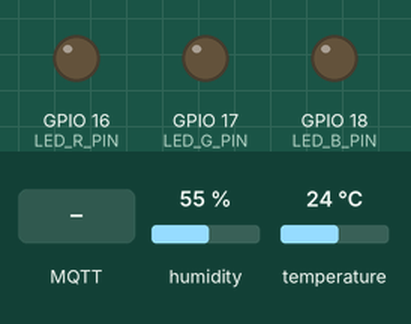
Recording of a sketch running on a simulated ESP32. Shown: output pins drawn as LEDs (lit = HIGH). The inputs (shaded band) are chosen by the test bench; at power-on: temperature 24 °C, humidity 55 %. WiFi joins after 1.5 s; servers stay silent unless stated; no MQTT or app messages arrive unless stated; what the sketch prints to the serial monitor is not drawn.

Above: at 2.7 s.
2.8 s: MQTT message "red" arrives on the first subscribed topic
At 4.1 s:
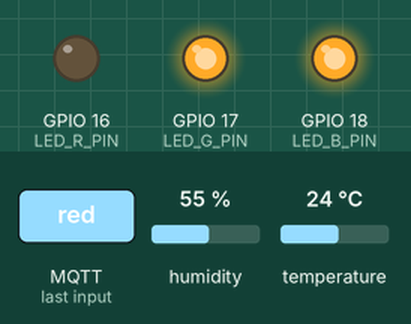
11.5 s: temperature set to 27 °C
At 20.4 s:
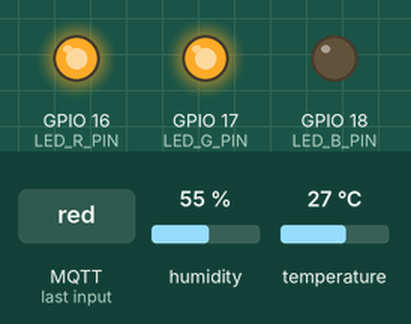
21.5 s: MQTT message "green" arrives on the first subscribed topic
At 21.9 s:
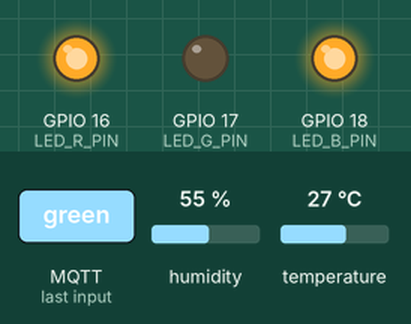
31.5 s: temperature set to 31 °C
At 40.5 s:
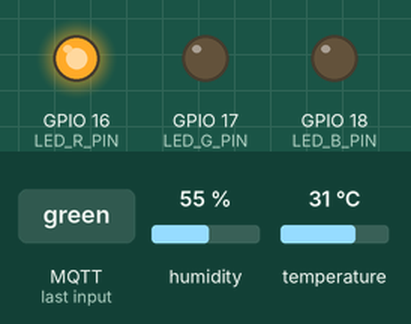
41.5 s: MQTT message "yellow" arrives on the first subscribed topic
At 41.9 s:
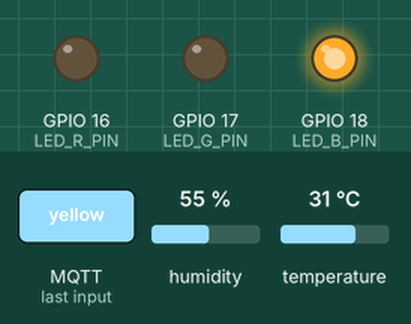
51.5 s: MQTT message "off" arrives on the first subscribed topic
At 51.9 s:
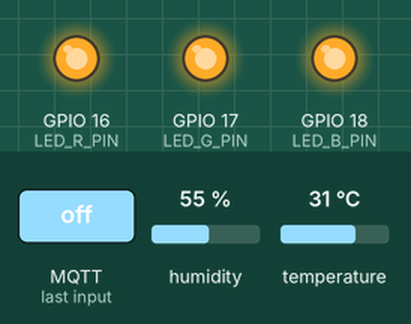
Timing chart, 0 to 61.5 s (numbered marks = the images above; inputs shaded):
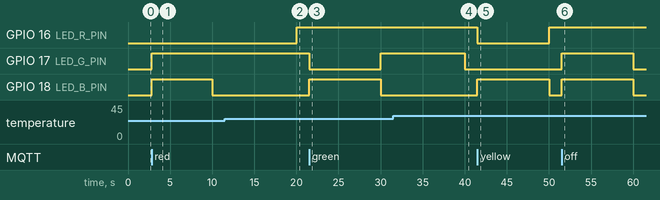

Measured:
- the behaviour switches between 25 and 26 °C on temperature (found by bisection; images 1 and 2)
- the behaviour switches between 29 and 30 °C on temperature (found by bisection; images 3 and 4)
- after the input at 2.8 s, GPIO 17 (LED_G_PIN): LOW → HIGH after 0.00 s instead of 7.2 s; GPIO 18 (LED_B_PIN): LOW → HIGH at once, → LOW 7.2 s later
- after the input at 11.5 s, GPIO 16 (LED_R_PIN): LOW → HIGH after 8.5 s
- after the input at 21.5 s, GPIO 17 (LED_G_PIN): HIGH → LOW at once, → HIGH 8.5 s later; GPIO 18 (LED_B_PIN): LOW → HIGH at once, → LOW 8.5 s later
- after the input at 31.5 s, GPIO 17 (LED_G_PIN): HIGH → LOW after 8.5 s
- after the input at 41.5 s, GPIO 16 (LED_R_PIN): HIGH → LOW at once, → HIGH 8.5 s later; GPIO 18 (LED_B_PIN): LOW → HIGH at once, → LOW 8.5 s later
- after the input at 51.5 s, GPIO 17 (LED_G_PIN), GPIO 18 (LED_B_PIN): LOW → HIGH at once, → LOW 8.5 s later

The sketch:

main.ino
```cpp
#include <WiFi.h>
#include <DHT.h>
#include <PubSubClient.h>
#include <ArduinoJson.h>

#define LED_R_PIN 16
#define LED_G_PIN 17
#define LED_B_PIN 18
#define DHT_PIN 4
#define DHTTYPE DHT11
#define TEMP_ALARM_LOW 0.0
#define TEMP_WARN_LOW 10.0
#define TEMP_WARN_HIGH 25.0
#define TEMP_ALARM_HIGH 30.0

const char* ssid = "SIVAPRASAD";
const char* pass = "rama1234";
#define MQTT_HOST "broker.hivemq.com"
#define MQTT_PORT 1883
#define MQTT_CLIENT_ID "esp32-2793FC"
#define MQTT_TOPIC_TEMP "esp32/temperature_sensor/evt/status"
#define MQTT_TOPIC_HUMID "esp32/humidity_sensor/evt/status"
#define MQTT_TOPIC_LED_CONTROL "esp32/led_control"
#define MQTT_TOPIC_INTERVAL "esp32/set_interval"

bool manualModeActive = false;
unsigned long manualModeStartTime;
const unsigned long manualModeDuration = 5000;
DHT dht(DHT_PIN, DHTTYPE);
WiFiClient wifiClient;
PubSubClient mqtt(wifiClient);
unsigned long lastPublishTime = 0;
unsigned long publishInterval = 10000;
float humidity = 0.0;
float temperature = 0.0;

bool connectToMQTT();

void mqttCallback(char* topic, byte* payload, unsigned int length) {
    Serial.printf("Received message on topic: %s\n", topic);
    String command = "";
    for (int i = 0; i < length; i++) command += (char)payload[i];
    if (String(topic) == MQTT_TOPIC_INTERVAL) {
        DynamicJsonDocument doc(200);
        if (deserializeJson(doc, command) == DeserializationError::Ok && doc.containsKey("Interval")) {
            publishInterval = doc["Interval"].as<unsigned long>() * 1000;
            Serial.printf("Updated interval: %lu seconds\n", publishInterval / 1000);
        }
    } else {
        manualModeActive = true;
        manualModeStartTime = millis();
        if (command == "red") setColor(0, 255, 255);
        else if (command == "green") setColor(255, 0, 255);
        else if (command == "blue") setColor(255, 255, 0);
        else if (command == "yellow") setColor(0, 0, 255);
        else if (command == "off") setColor(255, 255, 255);
    }
}

void setup() {
    Serial.begin(115200);
    Serial.println("Starting ESP32 Sensor Application");
    pinMode(LED_R_PIN, OUTPUT);
    pinMode(LED_G_PIN, OUTPUT);
    pinMode(LED_B_PIN, OUTPUT);
    WiFi.mode(WIFI_STA);
    WiFi.begin(ssid, pass);
    while (WiFi.status() != WL_CONNECTED) {
        delay(500);
        Serial.print(".");
    }
    Serial.println("\nConnected to WiFi");
    dht.begin();
    mqtt.setServer(MQTT_HOST, MQTT_PORT);
    mqtt.setCallback(mqttCallback);
    if (connectToMQTT()) {
        mqtt.subscribe(MQTT_TOPIC_LED_CONTROL);
        mqtt.subscribe(MQTT_TOPIC_INTERVAL);
    }
}

bool connectToMQTT() {
    while (!mqtt.connected()) {
        Serial.print("Connecting to MQTT...");
        if (mqtt.connect(MQTT_CLIENT_ID)) {
            Serial.println("MQTT connected");
            mqtt.subscribe(MQTT_TOPIC_LED_CONTROL);
            mqtt.subscribe(MQTT_TOPIC_INTERVAL);
            return true;
        } else {
            Serial.print("MQTT connection failed, retrying...");
            delay(5000);
        }
    }
    return false;
}

void setColor(uint8_t r, uint8_t g, uint8_t b) {
    digitalWrite(LED_R_PIN, r ? HIGH : LOW);
    digitalWrite(LED_G_PIN, g ? HIGH : LOW);
    digitalWrite(LED_B_PIN, b ? HIGH : LOW);
}

void loop() {
    if (WiFi.status() != WL_CONNECTED) {
        Serial.println("Reconnecting to WiFi...");
        WiFi.begin(ssid, pass);
        while (WiFi.status() != WL_CONNECTED) {
            delay(500);
            Serial.print(".");
        }
        Serial.println("WiFi reconnected");
    }
    if (!mqtt.connected()) {
        if (connectToMQTT()) Serial.println("MQTT reconnected");
        else {
            delay(5000);
            return;
        }
    }
    mqtt.loop();
    if (manualModeActive && millis() - manualModeStartTime > manualModeDuration) manualModeActive = false;
    if (!manualModeActive && millis() - lastPublishTime >= publishInterval) {
        lastPublishTime = millis();
        humidity = dht.readHumidity();
        temperature = dht.readTemperature();
        if (isnan(humidity) || isnan(temperature)) Serial.println("Failed to read from DHT sensor");
        else {
            char tempMsg[50];
            char humMsg[50];
            snprintf(tempMsg, sizeof(tempMsg), "%.2f", temperature);
            snprintf(humMsg, sizeof(humMsg), "%.2f", humidity);
            mqtt.publish(MQTT_TOPIC_TEMP, tempMsg);
            mqtt.publish(MQTT_TOPIC_HUMID, humMsg);
            if (temperature < TEMP_ALARM_LOW) setColor(0, 0, 255);
            else if (temperature < TEMP_WARN_LOW) setColor(0, 255, 255);
            else if (temperature <= TEMP_WARN_HIGH) setColor(0, 255, 0);
            else if (temperature < TEMP_ALARM_HIGH) setColor(255, 255, 0);
            else setColor(255, 0, 0);
        }
    }
}
```
